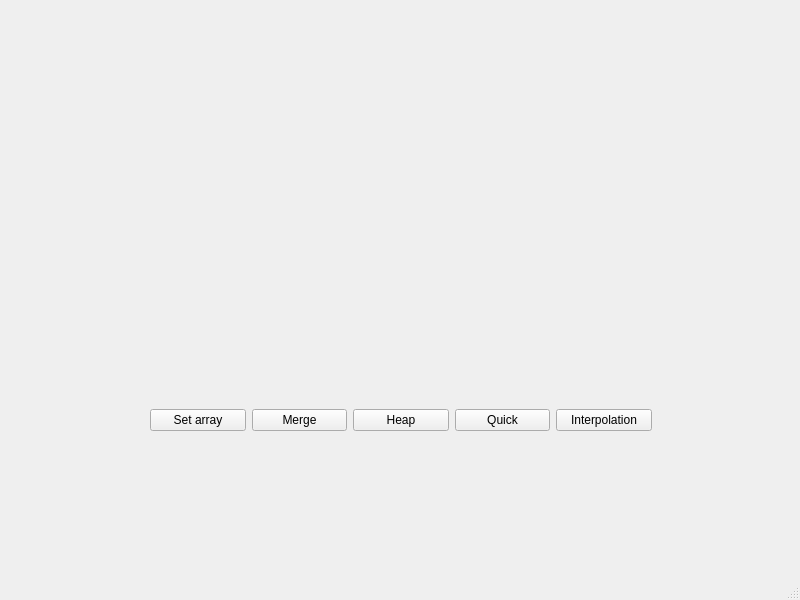
<?xml version="1.0" encoding="UTF-8"?>
<ui version="4.0">
 <class>MainWindow</class>
 <widget class="QMainWindow" name="MainWindow">
  <property name="geometry">
   <rect>
    <x>0</x>
    <y>0</y>
    <width>800</width>
    <height>600</height>
   </rect>
  </property>
  <property name="windowTitle">
   <string>MainWindow</string>
  </property>
  <widget class="QWidget" name="centralwidget">
   <widget class="QWidget" name="horizontalLayoutWidget">
    <property name="geometry">
     <rect>
      <x>150</x>
      <y>380</y>
      <width>502</width>
      <height>80</height>
     </rect>
    </property>
    <layout class="QHBoxLayout" name="btnsLayout">
     <item>
      <widget class="QPushButton" name="setBtn">
       <property name="text">
        <string>Set array</string>
       </property>
      </widget>
     </item>
     <item>
      <widget class="QPushButton" name="mergeBtn">
       <property name="text">
        <string>Merge</string>
       </property>
      </widget>
     </item>
     <item>
      <widget class="QPushButton" name="heapBtn">
       <property name="text">
        <string>Heap</string>
       </property>
      </widget>
     </item>
     <item>
      <widget class="QPushButton" name="quickBtn">
       <property name="text">
        <string>Quick</string>
       </property>
      </widget>
     </item>
     <item>
      <widget class="QPushButton" name="interpolBtn">
       <property name="text">
        <string>Interpolation</string>
       </property>
      </widget>
     </item>
    </layout>
   </widget>
  </widget>
  <widget class="QMenuBar" name="menubar">
   <property name="geometry">
    <rect>
     <x>0</x>
     <y>0</y>
     <width>800</width>
     <height>26</height>
    </rect>
   </property>
  </widget>
  <widget class="QStatusBar" name="statusbar"/>
 </widget>
 <resources/>
 <connections/>
</ui>
